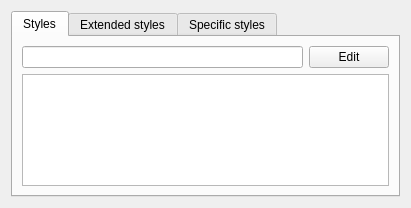
<?xml version="1.0" encoding="UTF-8"?>
<ui version="4.0">
 <class>FormInfoStyles</class>
 <widget class="QWidget" name="FormInfoStyles">
  <property name="geometry">
   <rect>
    <x>0</x>
    <y>0</y>
    <width>411</width>
    <height>208</height>
   </rect>
  </property>
  <property name="minimumSize">
   <size>
    <width>0</width>
    <height>0</height>
   </size>
  </property>
  <property name="maximumSize">
   <size>
    <width>16777215</width>
    <height>16777215</height>
   </size>
  </property>
  <property name="windowTitle">
   <string>Styles</string>
  </property>
  <layout class="QVBoxLayout" name="verticalLayout_4">
   <item>
    <widget class="QTabWidget" name="tabWidget">
     <property name="currentIndex">
      <number>0</number>
     </property>
     <widget class="QWidget" name="tab_1">
      <attribute name="title">
       <string>Styles</string>
      </attribute>
      <layout class="QGridLayout" name="gridLayout">
       <item row="0" column="0">
        <widget class="QLineEdit" name="lineEdit_1">
         <property name="readOnly">
          <bool>true</bool>
         </property>
        </widget>
       </item>
       <item row="0" column="1">
        <widget class="QPushButton" name="pushButton_1">
         <property name="text">
          <string>Edit</string>
         </property>
        </widget>
       </item>
       <item row="1" column="0" colspan="2">
        <widget class="QTreeView" name="treeView_1">
         <property name="rootIsDecorated">
          <bool>false</bool>
         </property>
        </widget>
       </item>
      </layout>
     </widget>
     <widget class="QWidget" name="tab_2">
      <attribute name="title">
       <string>Extended styles</string>
      </attribute>
      <layout class="QGridLayout" name="gridLayout_2">
       <item row="0" column="0">
        <widget class="QLineEdit" name="lineEdit_2">
         <property name="readOnly">
          <bool>true</bool>
         </property>
        </widget>
       </item>
       <item row="0" column="1">
        <widget class="QPushButton" name="pushButton_2">
         <property name="text">
          <string>Edit</string>
         </property>
        </widget>
       </item>
       <item row="1" column="0" colspan="2">
        <widget class="QTreeView" name="treeView_2">
         <property name="rootIsDecorated">
          <bool>false</bool>
         </property>
        </widget>
       </item>
      </layout>
     </widget>
     <widget class="QWidget" name="tab_3">
      <attribute name="title">
       <string>Specific styles</string>
      </attribute>
      <layout class="QGridLayout" name="gridLayout_3">
       <item row="0" column="0">
        <widget class="QLineEdit" name="lineEdit_3">
         <property name="readOnly">
          <bool>true</bool>
         </property>
        </widget>
       </item>
       <item row="0" column="1">
        <widget class="QPushButton" name="pushButton_3">
         <property name="text">
          <string>Edit</string>
         </property>
        </widget>
       </item>
       <item row="1" column="0" colspan="2">
        <widget class="QTreeView" name="treeView_3">
         <property name="rootIsDecorated">
          <bool>false</bool>
         </property>
        </widget>
       </item>
      </layout>
     </widget>
    </widget>
   </item>
  </layout>
 </widget>
 <resources/>
 <connections>
  <connection>
   <sender>pushButton_1</sender>
   <signal>clicked()</signal>
   <receiver>FormInfoStyles</receiver>
   <slot>slotEdit()</slot>
   <hints>
    <hint type="sourcelabel">
     <x>343</x>
     <y>52</y>
    </hint>
    <hint type="destinationlabel">
     <x>201</x>
     <y>132</y>
    </hint>
   </hints>
  </connection>
  <connection>
   <sender>pushButton_2</sender>
   <signal>clicked()</signal>
   <receiver>FormInfoStyles</receiver>
   <slot>slotEdit()</slot>
   <hints>
    <hint type="sourcelabel">
     <x>69</x>
     <y>54</y>
    </hint>
    <hint type="destinationlabel">
     <x>201</x>
     <y>132</y>
    </hint>
   </hints>
  </connection>
  <connection>
   <sender>pushButton_3</sender>
   <signal>clicked()</signal>
   <receiver>FormInfoStyles</receiver>
   <slot>slotEdit()</slot>
   <hints>
    <hint type="sourcelabel">
     <x>69</x>
     <y>54</y>
    </hint>
    <hint type="destinationlabel">
     <x>201</x>
     <y>132</y>
    </hint>
   </hints>
  </connection>
 </connections>
 <slots>
  <slot>slotEdit()</slot>
 </slots>
</ui>
